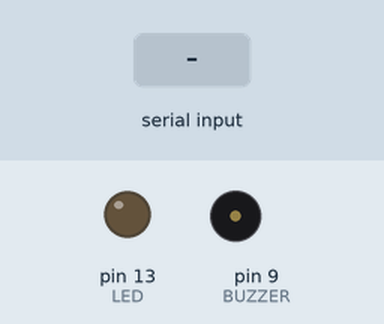
Recording of a sketch running on a simulated Arduino Uno, built with avr-gcc and run on an emulated ATmega328P. On the bench: output pins drawn as LEDs (lit = HIGH), buzzer (waves = sounding). Dashed ring = blinking. The test bench sets the inputs (shaded band).

Above: at 1.8 s.
1.9 s: "1" received over the second serial link
At 2.4 s:
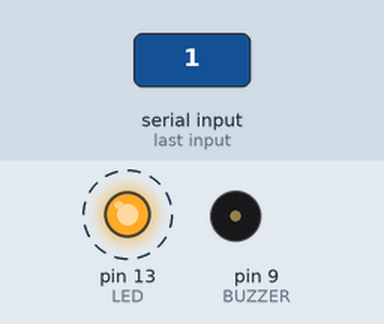
4.9 s: "2" received over the second serial link
At 5.4 s:
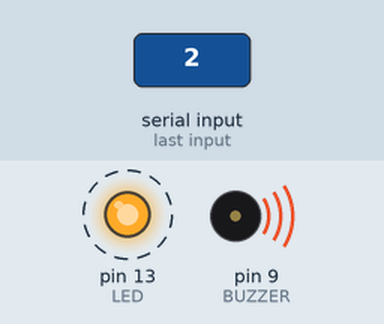
7.9 s: "4" received over the second serial link
At 9.0 s:
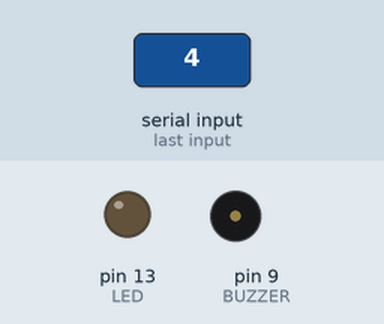
9.5 s: "3" received over the second serial link
At 10.4 s:
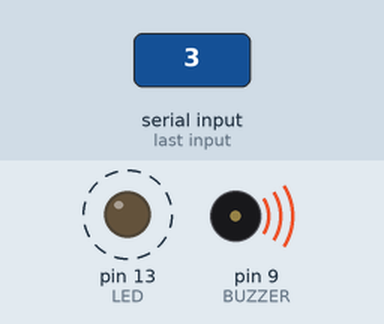
Timing chart, 0 to 13.5 s (numbered marks = the images above; inputs shaded):
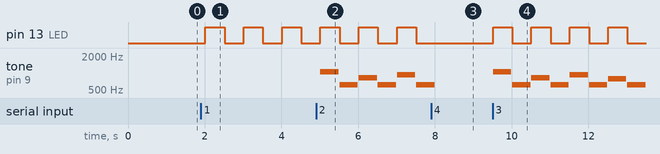

Measured:
- after the input at 1.9 s, pin 13 (LED): alternates HIGH for 0.50 s and LOW for 0.50 s, starting after 0.12 s
- after the input at 4.9 s, tone on pin 9 (BUZZER): plays 1047 Hz for 0.48 s, 622 Hz for 0.48 s, 831 Hz for 0.48 s, 622 Hz for 0.48 s, 932 Hz for 0.48 s, 622 Hz for 0.38 s, starting after 0.12 s
- after the input at 7.9 s, pin 13 (LED): stays LOW (without the input it goes to HIGH after 0.12 s); tone on pin 9 (BUZZER): goes on until 8.0 s, then stays silent
- after the input at 9.5 s, pin 13 (LED): alternates HIGH for 0.50 s and LOW for 0.50 s, starting at once; tone on pin 9 (BUZZER): plays 1047 Hz for 0.48 s, 622 Hz for 0.48 s, 831 Hz for 0.48 s, 622 Hz for 0.48 s, 932 Hz for 0.48 s, 622 Hz for 0.48 s … (8 notes in this stretch), starting at once

The sketch:

FetchBand.ino
```cpp
#include <SoftwareSerial.h>

SoftwareSerial Bluetooth(10, 11); //RX, TX
int LED=13;
int BUZZER=9;
char Data;
boolean alarmLed, alarmBuzzer, state;
int counter=0;

int notes []  = {1047, 622, 831, 622, 932, 622, 784, 622, 1245, 622, 831, 622, 932, 622, 1109, 622, 1047, 622, 1245, 622, 1661, 831, 932, 831};

void setup() {
  Bluetooth.begin(9600);
  Bluetooth.println("Bluetooth ON");
  pinMode(10, INPUT);
  pinMode(11, OUTPUT);
  pinMode(LED,OUTPUT);
  pinMode(BUZZER, OUTPUT);
}

void loop() {
  if (Bluetooth.available()){
    Data = Bluetooth.read();
    if(Data=='4'){
      alarmLed = false;
      alarmBuzzer = false;
      state = false;
      counter = 0;
    }
    if(Data=='1'){
      alarmLed = true;
    }
    if(Data=='2'){
      alarmBuzzer = true;
    }
    if(Data=='3'){
      alarmLed = true;
      alarmBuzzer = true;
    }
  }

  if(alarmLed){
    if(state==true){
      digitalWrite(LED,0);
      state = false;
      }
    else{
      digitalWrite(LED,1);
      state = true;
      }
  }
  else{
    digitalWrite(LED, 0);
  }
  if(alarmBuzzer){
    tone(BUZZER, notes[counter], 475);
    counter++;
    if(counter==24)
      counter = 0;
  }
  delay(500);
}
```
